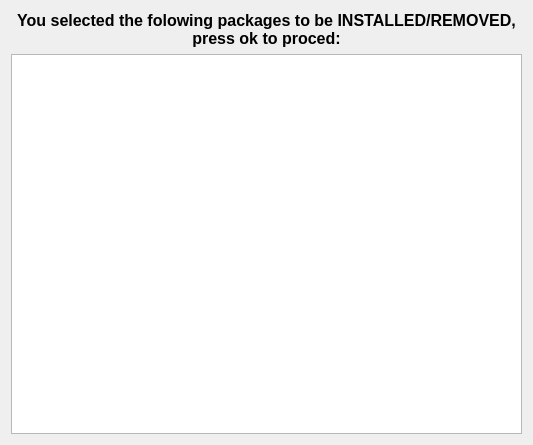
<ui version="4.0" >
 <class>KpkReviewChanges</class>
 <widget class="QWidget" name="KpkReviewChanges" >
  <property name="geometry" >
   <rect>
    <x>0</x>
    <y>0</y>
    <width>533</width>
    <height>445</height>
   </rect>
  </property>
  <property name="windowTitle" >
   <string>Review Changes - KPackageKit</string>
  </property>
  <layout class="QGridLayout" name="gridLayout" >
   <item row="0" column="0" >
    <widget class="QLabel" name="label" >
     <property name="font" >
      <font>
       <pointsize>12</pointsize>
       <weight>75</weight>
       <bold>true</bold>
      </font>
     </property>
     <property name="text" >
      <string>You selected the folowing packages to be INSTALLED/REMOVED, press ok to proced:</string>
     </property>
     <property name="alignment" >
      <set>Qt::AlignCenter</set>
     </property>
     <property name="wordWrap" >
      <bool>true</bool>
     </property>
    </widget>
   </item>
   <item row="1" column="0" >
    <widget class="QTreeView" name="packageView" >
     <property name="sizePolicy" >
      <sizepolicy vsizetype="Expanding" hsizetype="Expanding" >
       <horstretch>2</horstretch>
       <verstretch>0</verstretch>
      </sizepolicy>
     </property>
     <property name="minimumSize" >
      <size>
       <width>300</width>
       <height>0</height>
      </size>
     </property>
     <property name="sizeIncrement" >
      <size>
       <width>0</width>
       <height>2</height>
      </size>
     </property>
     <property name="locale" >
      <locale country="UnitedStates" language="English" />
     </property>
     <property name="rootIsDecorated" >
      <bool>false</bool>
     </property>
     <property name="itemsExpandable" >
      <bool>false</bool>
     </property>
     <property name="headerHidden" >
      <bool>true</bool>
     </property>
     <property name="expandsOnDoubleClick" >
      <bool>false</bool>
     </property>
    </widget>
   </item>
  </layout>
 </widget>
 <resources/>
 <connections/>
</ui>
